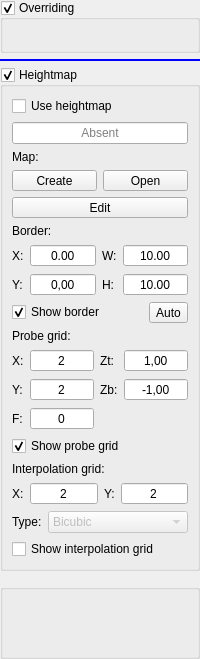
       <widget class="DropWidget" name="scrollContentsModification">
        <property name="geometry">
         <rect>
          <x>0</x>
          <y>0</y>
          <width>200</width>
          <height>659</height>
         </rect>
        </property>
        <property name="acceptDrops">
         <bool>true</bool>
        </property>
        <layout class="QVBoxLayout" name="verticalLayout_2" stretch="0,0,0,1">
         <property name="leftMargin">
          <number>0</number>
         </property>
         <property name="topMargin">
          <number>0</number>
         </property>
         <property name="rightMargin">
          <number>0</number>
         </property>
         <property name="bottomMargin">
          <number>0</number>
         </property>
         <item>
          <widget class="QGroupBox" name="grpOverriding">
           <property name="enabled">
            <bool>true</bool>
           </property>
           <property name="title">
            <string>Overriding</string>
           </property>
           <property name="checkable">
            <bool>true</bool>
           </property>
           <property name="overrided" stdset="0">
            <bool>false</bool>
           </property>
           <layout class="QHBoxLayout" name="horizontalLayout_14">
            <item>
             <widget class="QWidget" name="widgetFeed" native="true">
              <layout class="QVBoxLayout" name="verticalLayout_22">
               <property name="leftMargin">
                <number>0</number>
               </property>
               <property name="topMargin">
                <number>0</number>
               </property>
               <property name="rightMargin">
                <number>0</number>
               </property>
               <property name="bottomMargin">
                <number>0</number>
               </property>
               <item>
                <widget class="SliderBox" name="slbFeedOverride" native="true"/>
               </item>
               <item>
                <widget class="SliderBox" name="slbRapidOverride" native="true"/>
               </item>
               <item>
                <widget class="SliderBox" name="slbSpindleOverride" native="true"/>
               </item>
              </layout>
             </widget>
            </item>
           </layout>
          </widget>
         </item>
         <item>
          <widget class="QFrame" name="fraDropModification">
           <property name="minimumSize">
            <size>
             <width>0</width>
             <height>2</height>
            </size>
           </property>
           <property name="styleSheet">
            <string notr="true">border: 2px solid blue;</string>
           </property>
           <property name="frameShape">
            <enum>QFrame::StyledPanel</enum>
           </property>
           <property name="frameShadow">
            <enum>QFrame::Raised</enum>
           </property>
          </widget>
         </item>
         <item>
          <widget class="QGroupBox" name="grpHeightMap">
           <property name="title">
            <string>Heightmap</string>
           </property>
           <property name="checkable">
            <bool>true</bool>
           </property>
           <property name="overrided" stdset="0">
            <bool>false</bool>
           </property>
           <layout class="QVBoxLayout" name="verticalLayout_16">
            <item>
             <widget class="QWidget" name="widgetHeightMap" native="true">
              <layout class="QVBoxLayout" name="verticalLayout_15">
               <property name="leftMargin">
                <number>0</number>
               </property>
               <property name="topMargin">
                <number>0</number>
               </property>
               <property name="rightMargin">
                <number>0</number>
               </property>
               <property name="bottomMargin">
                <number>0</number>
               </property>
               <item>
                <widget class="QCheckBox" name="chkHeightMapUse">
                 <property name="text">
                  <string>Use heightmap</string>
                 </property>
                </widget>
               </item>
               <item>
                <widget class="QLineEdit" name="txtHeightMap">
                 <property name="focusPolicy">
                  <enum>Qt::NoFocus</enum>
                 </property>
                 <property name="acceptDrops">
                  <bool>false</bool>
                 </property>
                 <property name="text">
                  <string/>
                 </property>
                 <property name="alignment">
                  <set>Qt::AlignCenter</set>
                 </property>
                 <property name="readOnly">
                  <bool>true</bool>
                 </property>
                 <property name="placeholderText">
                  <string>Absent</string>
                 </property>
                </widget>
               </item>
               <item>
                <layout class="QHBoxLayout" name="horizontalLayout_22">
                 <item>
                  <widget class="QLabel" name="label_15">
                   <property name="text">
                    <string>Map:</string>
                   </property>
                  </widget>
                 </item>
                </layout>
               </item>
               <item>
                <layout class="QHBoxLayout" name="horizontalLayout_21">
                 <item>
                  <widget class="StyledToolButton" name="cmdHeightMapCreate">
                   <property name="sizePolicy">
                    <sizepolicy hsizetype="Preferred" vsizetype="Fixed">
                     <horstretch>0</horstretch>
                     <verstretch>0</verstretch>
                    </sizepolicy>
                   </property>
                   <property name="text">
                    <string>Create</string>
                   </property>
                  </widget>
                 </item>
                 <item>
                  <widget class="StyledToolButton" name="cmdHeightMapLoad">
                   <property name="sizePolicy">
                    <sizepolicy hsizetype="Preferred" vsizetype="Fixed">
                     <horstretch>0</horstretch>
                     <verstretch>0</verstretch>
                    </sizepolicy>
                   </property>
                   <property name="text">
                    <string>Open</string>
                   </property>
                  </widget>
                 </item>
                </layout>
               </item>
               <item>
                <widget class="StyledToolButton" name="cmdHeightMapMode">
                 <property name="sizePolicy">
                  <sizepolicy hsizetype="Preferred" vsizetype="Fixed">
                   <horstretch>0</horstretch>
                   <verstretch>0</verstretch>
                  </sizepolicy>
                 </property>
                 <property name="text">
                  <string>Edit</string>
                 </property>
                 <property name="checkable">
                  <bool>true</bool>
                 </property>
                </widget>
               </item>
               <item>
                <widget class="QWidget" name="widgetHeightmapSettings" native="true">
                 <layout class="QVBoxLayout" name="verticalLayout_7">
                  <property name="leftMargin">
                   <number>0</number>
                  </property>
                  <property name="topMargin">
                   <number>0</number>
                  </property>
                  <property name="rightMargin">
                   <number>0</number>
                  </property>
                  <property name="bottomMargin">
                   <number>0</number>
                  </property>
                  <item>
                   <layout class="QVBoxLayout" name="verticalLayout_18">
                    <item>
                     <widget class="QLabel" name="label_5">
                      <property name="text">
                       <string>Border:</string>
                      </property>
                     </widget>
                    </item>
                    <item>
                     <layout class="QGridLayout" name="gridLayout">
                      <item row="0" column="0">
                       <widget class="QLabel" name="label_6">
                        <property name="text">
                         <string>X:</string>
                        </property>
                       </widget>
                      </item>
                      <item row="0" column="1">
                       <widget class="QDoubleSpinBox" name="txtHeightMapBorderX">
                        <property name="sizePolicy">
                         <sizepolicy hsizetype="Expanding" vsizetype="Fixed">
                          <horstretch>0</horstretch>
                          <verstretch>0</verstretch>
                         </sizepolicy>
                        </property>
                        <property name="alignment">
                         <set>Qt::AlignCenter</set>
                        </property>
                        <property name="buttonSymbols">
                         <enum>QAbstractSpinBox::NoButtons</enum>
                        </property>
                        <property name="minimum">
                         <double>-9999.000000000000000</double>
                        </property>
                        <property name="maximum">
                         <double>9999.000000000000000</double>
                        </property>
                       </widget>
                      </item>
                      <item row="1" column="3">
                       <widget class="QDoubleSpinBox" name="txtHeightMapBorderHeight">
                        <property name="sizePolicy">
                         <sizepolicy hsizetype="Expanding" vsizetype="Fixed">
                          <horstretch>0</horstretch>
                          <verstretch>0</verstretch>
                         </sizepolicy>
                        </property>
                        <property name="alignment">
                         <set>Qt::AlignCenter</set>
                        </property>
                        <property name="buttonSymbols">
                         <enum>QAbstractSpinBox::NoButtons</enum>
                        </property>
                        <property name="minimum">
                         <double>-9999.000000000000000</double>
                        </property>
                        <property name="maximum">
                         <double>9999.000000000000000</double>
                        </property>
                        <property name="value">
                         <double>10.000000000000000</double>
                        </property>
                       </widget>
                      </item>
                      <item row="1" column="2">
                       <widget class="QLabel" name="label_9">
                        <property name="text">
                         <string>H:</string>
                        </property>
                       </widget>
                      </item>
                      <item row="1" column="1">
                       <widget class="QDoubleSpinBox" name="txtHeightMapBorderY">
                        <property name="sizePolicy">
                         <sizepolicy hsizetype="Expanding" vsizetype="Fixed">
                          <horstretch>0</horstretch>
                          <verstretch>0</verstretch>
                         </sizepolicy>
                        </property>
                        <property name="locale">
                         <locale language="Russian" country="Russia"/>
                        </property>
                        <property name="alignment">
                         <set>Qt::AlignCenter</set>
                        </property>
                        <property name="buttonSymbols">
                         <enum>QAbstractSpinBox::NoButtons</enum>
                        </property>
                        <property name="minimum">
                         <double>-9999.000000000000000</double>
                        </property>
                        <property name="maximum">
                         <double>9999.000000000000000</double>
                        </property>
                       </widget>
                      </item>
                      <item row="1" column="0">
                       <widget class="QLabel" name="label_7">
                        <property name="text">
                         <string>Y:</string>
                        </property>
                       </widget>
                      </item>
                      <item row="0" column="2">
                       <widget class="QLabel" name="label_8">
                        <property name="text">
                         <string>W:</string>
                        </property>
                       </widget>
                      </item>
                      <item row="0" column="3">
                       <widget class="QDoubleSpinBox" name="txtHeightMapBorderWidth">
                        <property name="sizePolicy">
                         <sizepolicy hsizetype="Expanding" vsizetype="Fixed">
                          <horstretch>0</horstretch>
                          <verstretch>0</verstretch>
                         </sizepolicy>
                        </property>
                        <property name="alignment">
                         <set>Qt::AlignCenter</set>
                        </property>
                        <property name="buttonSymbols">
                         <enum>QAbstractSpinBox::NoButtons</enum>
                        </property>
                        <property name="minimum">
                         <double>-9999.000000000000000</double>
                        </property>
                        <property name="maximum">
                         <double>9999.000000000000000</double>
                        </property>
                        <property name="value">
                         <double>10.000000000000000</double>
                        </property>
                       </widget>
                      </item>
                     </layout>
                    </item>
                    <item>
                     <layout class="QHBoxLayout" name="horizontalLayout_18">
                      <item>
                       <widget class="QCheckBox" name="chkHeightMapBorderShow">
                        <property name="text">
                         <string>Show border</string>
                        </property>
                        <property name="checked">
                         <bool>true</bool>
                        </property>
                       </widget>
                      </item>
                      <item>
                       <widget class="StyledToolButton" name="cmdHeightMapBorderAuto">
                        <property name="minimumSize">
                         <size>
                          <width>0</width>
                          <height>0</height>
                         </size>
                        </property>
                        <property name="text">
                         <string>Auto</string>
                        </property>
                       </widget>
                      </item>
                     </layout>
                    </item>
                   </layout>
                  </item>
                  <item>
                   <layout class="QVBoxLayout" name="verticalLayout_19">
                    <item>
                     <widget class="QLabel" name="label_10">
                      <property name="text">
                       <string>Probe grid:</string>
                      </property>
                     </widget>
                    </item>
                    <item>
                     <layout class="QGridLayout" name="gridLayout_4">
                      <item row="0" column="3">
                       <widget class="QLabel" name="label_14">
                        <property name="text">
                         <string>Zt:</string>
                        </property>
                       </widget>
                      </item>
                      <item row="0" column="0">
                       <widget class="QLabel" name="label_12">
                        <property name="text">
                         <string>X:</string>
                        </property>
                       </widget>
                      </item>
                      <item row="0" column="1">
                       <widget class="QDoubleSpinBox" name="txtHeightMapGridX">
                        <property name="sizePolicy">
                         <sizepolicy hsizetype="Expanding" vsizetype="Fixed">
                          <horstretch>0</horstretch>
                          <verstretch>0</verstretch>
                         </sizepolicy>
                        </property>
                        <property name="locale">
                         <locale language="Russian" country="Russia"/>
                        </property>
                        <property name="alignment">
                         <set>Qt::AlignCenter</set>
                        </property>
                        <property name="buttonSymbols">
                         <enum>QAbstractSpinBox::NoButtons</enum>
                        </property>
                        <property name="decimals">
                         <number>0</number>
                        </property>
                        <property name="minimum">
                         <double>2.000000000000000</double>
                        </property>
                        <property name="maximum">
                         <double>1000.000000000000000</double>
                        </property>
                        <property name="value">
                         <double>2.000000000000000</double>
                        </property>
                       </widget>
                      </item>
                      <item row="1" column="5">
                       <widget class="QDoubleSpinBox" name="txtHeightMapGridZBottom">
                        <property name="sizePolicy">
                         <sizepolicy hsizetype="Expanding" vsizetype="Fixed">
                          <horstretch>0</horstretch>
                          <verstretch>0</verstretch>
                         </sizepolicy>
                        </property>
                        <property name="locale">
                         <locale language="Russian" country="Russia"/>
                        </property>
                        <property name="alignment">
                         <set>Qt::AlignCenter</set>
                        </property>
                        <property name="buttonSymbols">
                         <enum>QAbstractSpinBox::NoButtons</enum>
                        </property>
                        <property name="minimum">
                         <double>-999.000000000000000</double>
                        </property>
                        <property name="maximum">
                         <double>999.000000000000000</double>
                        </property>
                        <property name="value">
                         <double>-1.000000000000000</double>
                        </property>
                       </widget>
                      </item>
                      <item row="0" column="5">
                       <widget class="QDoubleSpinBox" name="txtHeightMapGridZTop">
                        <property name="sizePolicy">
                         <sizepolicy hsizetype="Expanding" vsizetype="Fixed">
                          <horstretch>0</horstretch>
                          <verstretch>0</verstretch>
                         </sizepolicy>
                        </property>
                        <property name="locale">
                         <locale language="Russian" country="Russia"/>
                        </property>
                        <property name="alignment">
                         <set>Qt::AlignCenter</set>
                        </property>
                        <property name="buttonSymbols">
                         <enum>QAbstractSpinBox::NoButtons</enum>
                        </property>
                        <property name="minimum">
                         <double>-999.000000000000000</double>
                        </property>
                        <property name="maximum">
                         <double>999.000000000000000</double>
                        </property>
                        <property name="value">
                         <double>1.000000000000000</double>
                        </property>
                       </widget>
                      </item>
                      <item row="1" column="0">
                       <widget class="QLabel" name="label_13">
                        <property name="text">
                         <string>Y:</string>
                        </property>
                       </widget>
                      </item>
                      <item row="1" column="3">
                       <widget class="QLabel" name="label_11">
                        <property name="text">
                         <string>Zb:</string>
                        </property>
                       </widget>
                      </item>
                      <item row="1" column="1">
                       <widget class="QDoubleSpinBox" name="txtHeightMapGridY">
                        <property name="sizePolicy">
                         <sizepolicy hsizetype="Expanding" vsizetype="Fixed">
                          <horstretch>0</horstretch>
                          <verstretch>0</verstretch>
                         </sizepolicy>
                        </property>
                        <property name="locale">
                         <locale language="Russian" country="Russia"/>
                        </property>
                        <property name="alignment">
                         <set>Qt::AlignCenter</set>
                        </property>
                        <property name="buttonSymbols">
                         <enum>QAbstractSpinBox::NoButtons</enum>
                        </property>
                        <property name="decimals">
                         <number>0</number>
                        </property>
                        <property name="minimum">
                         <double>2.000000000000000</double>
                        </property>
                        <property name="maximum">
                         <double>1000.000000000000000</double>
                        </property>
                        <property name="value">
                         <double>2.000000000000000</double>
                        </property>
                       </widget>
                      </item>
                      <item row="2" column="0">
                       <widget class="QLabel" name="label_21">
                        <property name="text">
                         <string>F:</string>
                        </property>
                       </widget>
                      </item>
                      <item row="2" column="1">
                       <widget class="QDoubleSpinBox" name="txtHeightMapProbeFeed">
                        <property name="sizePolicy">
                         <sizepolicy hsizetype="Expanding" vsizetype="Fixed">
                          <horstretch>0</horstretch>
                          <verstretch>0</verstretch>
                         </sizepolicy>
                        </property>
                        <property name="locale">
                         <locale language="Russian" country="Russia"/>
                        </property>
                        <property name="alignment">
                         <set>Qt::AlignCenter</set>
                        </property>
                        <property name="buttonSymbols">
                         <enum>QAbstractSpinBox::NoButtons</enum>
                        </property>
                        <property name="decimals">
                         <number>0</number>
                        </property>
                        <property name="minimum">
                         <double>0.000000000000000</double>
                        </property>
                        <property name="maximum">
                         <double>9999.000000000000000</double>
                        </property>
                        <property name="value">
                         <double>0.000000000000000</double>
                        </property>
                       </widget>
                      </item>
                     </layout>
                    </item>
                    <item>
                     <layout class="QHBoxLayout" name="horizontalLayout_19">
                      <item>
                       <widget class="QCheckBox" name="chkHeightMapGridShow">
                        <property name="text">
                         <string>Show probe grid</string>
                        </property>
                        <property name="checked">
                         <bool>true</bool>
                        </property>
                       </widget>
                      </item>
                      <item>
                       <spacer name="horizontalSpacer_6">
                        <property name="orientation">
                         <enum>Qt::Horizontal</enum>
                        </property>
                        <property name="sizeHint" stdset="0">
                         <size>
                          <width>40</width>
                          <height>1</height>
                         </size>
                        </property>
                       </spacer>
                      </item>
                     </layout>
                    </item>
                   </layout>
                  </item>
                  <item>
                   <layout class="QVBoxLayout" name="verticalLayout_20">
                    <item>
                     <widget class="QLabel" name="label_16">
                      <property name="text">
                       <string>Interpolation grid:</string>
                      </property>
                     </widget>
                    </item>
                    <item>
                     <layout class="QGridLayout" name="gridLayout_6">
                      <item row="1" column="2">
                       <widget class="QLabel" name="label_19">
                        <property name="text">
                         <string>Y:</string>
                        </property>
                       </widget>
                      </item>
                      <item row="1" column="0">
                       <widget class="QLabel" name="label_18">
                        <property name="text">
                         <string>X:</string>
                        </property>
                       </widget>
                      </item>
                      <item row="1" column="1">
                       <widget class="QDoubleSpinBox" name="txtHeightMapInterpolationStepX">
                        <property name="sizePolicy">
                         <sizepolicy hsizetype="Expanding" vsizetype="Fixed">
                          <horstretch>0</horstretch>
                          <verstretch>0</verstretch>
                         </sizepolicy>
                        </property>
                        <property name="locale">
                         <locale language="Russian" country="Russia"/>
                        </property>
                        <property name="alignment">
                         <set>Qt::AlignCenter</set>
                        </property>
                        <property name="buttonSymbols">
                         <enum>QAbstractSpinBox::NoButtons</enum>
                        </property>
                        <property name="decimals">
                         <number>0</number>
                        </property>
                        <property name="minimum">
                         <double>2.000000000000000</double>
                        </property>
                        <property name="maximum">
                         <double>1000.000000000000000</double>
                        </property>
                        <property name="value">
                         <double>2.000000000000000</double>
                        </property>
                       </widget>
                      </item>
                      <item row="1" column="3">
                       <widget class="QDoubleSpinBox" name="txtHeightMapInterpolationStepY">
                        <property name="sizePolicy">
                         <sizepolicy hsizetype="Expanding" vsizetype="Fixed">
                          <horstretch>0</horstretch>
                          <verstretch>0</verstretch>
                         </sizepolicy>
                        </property>
                        <property name="locale">
                         <locale language="Russian" country="Russia"/>
                        </property>
                        <property name="alignment">
                         <set>Qt::AlignCenter</set>
                        </property>
                        <property name="buttonSymbols">
                         <enum>QAbstractSpinBox::NoButtons</enum>
                        </property>
                        <property name="decimals">
                         <number>0</number>
                        </property>
                        <property name="minimum">
                         <double>2.000000000000000</double>
                        </property>
                        <property name="maximum">
                         <double>1000.000000000000000</double>
                        </property>
                        <property name="value">
                         <double>2.000000000000000</double>
                        </property>
                       </widget>
                      </item>
                     </layout>
                    </item>
                    <item>
                     <layout class="QHBoxLayout" name="horizontalLayout_23" stretch="0,0">
                      <item>
                       <widget class="QLabel" name="label_17">
                        <property name="text">
                         <string>Type:</string>
                        </property>
                       </widget>
                      </item>
                      <item>
                       <widget class="QComboBox" name="cboHeightMapInterpolationType">
                        <property name="enabled">
                         <bool>false</bool>
                        </property>
                        <property name="sizePolicy">
                         <sizepolicy hsizetype="Expanding" vsizetype="Fixed">
                          <horstretch>0</horstretch>
                          <verstretch>0</verstretch>
                         </sizepolicy>
                        </property>
                        <item>
                         <property name="text">
                          <string>Bicubic</string>
                         </property>
                        </item>
                       </widget>
                      </item>
                     </layout>
                    </item>
                    <item>
                     <layout class="QHBoxLayout" name="horizontalLayout_24">
                      <item>
                       <widget class="QCheckBox" name="chkHeightMapInterpolationShow">
                        <property name="text">
                         <string>Show interpolation grid</string>
                        </property>
                       </widget>
                      </item>
                      <item>
                       <spacer name="horizontalSpacer_8">
                        <property name="orientation">
                         <enum>Qt::Horizontal</enum>
                        </property>
                        <property name="sizeHint" stdset="0">
                         <size>
                          <width>40</width>
                          <height>1</height>
                         </size>
                        </property>
                       </spacer>
                      </item>
                     </layout>
                    </item>
                   </layout>
                  </item>
                 </layout>
                </widget>
               </item>
              </layout>
             </widget>
            </item>
           </layout>
          </widget>
         </item>
         <item>
          <widget class="QGroupBox" name="spacerModification">
           <property name="sizePolicy">
            <sizepolicy hsizetype="Preferred" vsizetype="Expanding">
             <horstretch>0</horstretch>
             <verstretch>0</verstretch>
            </sizepolicy>
           </property>
           <property name="styleSheet">
            <string notr="true">QGroupBox {
	margin-top: 7;
}</string>
           </property>
           <property name="title">
            <string/>
           </property>
          </widget>
         </item>
        </layout>
       </widget>
